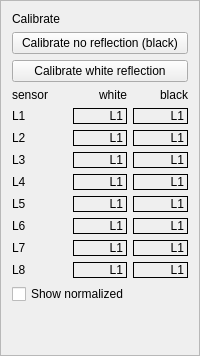
             <widget class="QFrame" name="frame_4">
              <property name="frameShape">
               <enum>QFrame::StyledPanel</enum>
              </property>
              <property name="frameShadow">
               <enum>QFrame::Raised</enum>
              </property>
              <layout class="QGridLayout" name="gridLayout_33">
               <item row="0" column="0" colspan="2">
                <widget class="QLabel" name="label_116">
                 <property name="text">
                  <string>Calibrate</string>
                 </property>
                </widget>
               </item>
               <item row="1" column="0" colspan="3">
                <widget class="QPushButton" name="ls_calibrate_black">
                 <property name="text">
                  <string>Calibrate no reflection (black)</string>
                 </property>
                </widget>
               </item>
               <item row="2" column="0" colspan="3">
                <widget class="QPushButton" name="ls_calibrate_white">
                 <property name="text">
                  <string>Calibrate white reflection</string>
                 </property>
                </widget>
               </item>
               <item row="3" column="0">
                <widget class="QLabel" name="label_214">
                 <property name="text">
                  <string>sensor</string>
                 </property>
                </widget>
               </item>
               <item row="3" column="1">
                <widget class="QLabel" name="label_215">
                 <property name="text">
                  <string>white</string>
                 </property>
                 <property name="alignment">
                  <set>Qt::AlignRight|Qt::AlignTrailing|Qt::AlignVCenter</set>
                 </property>
                </widget>
               </item>
               <item row="3" column="2">
                <widget class="QLabel" name="label_216">
                 <property name="text">
                  <string>black</string>
                 </property>
                 <property name="alignment">
                  <set>Qt::AlignRight|Qt::AlignTrailing|Qt::AlignVCenter</set>
                 </property>
                </widget>
               </item>
               <item row="4" column="0">
                <widget class="QLabel" name="label_206">
                 <property name="text">
                  <string>L1</string>
                 </property>
                </widget>
               </item>
               <item row="4" column="1">
                <widget class="QLabel" name="ls_max_white_1">
                 <property name="frameShape">
                  <enum>QFrame::Panel</enum>
                 </property>
                 <property name="frameShadow">
                  <enum>QFrame::Plain</enum>
                 </property>
                 <property name="text">
                  <string>L1</string>
                 </property>
                 <property name="alignment">
                  <set>Qt::AlignRight|Qt::AlignTrailing|Qt::AlignVCenter</set>
                 </property>
                </widget>
               </item>
               <item row="4" column="2">
                <widget class="QLabel" name="ls_max_black_1">
                 <property name="frameShape">
                  <enum>QFrame::Panel</enum>
                 </property>
                 <property name="frameShadow">
                  <enum>QFrame::Plain</enum>
                 </property>
                 <property name="text">
                  <string>L1</string>
                 </property>
                 <property name="alignment">
                  <set>Qt::AlignRight|Qt::AlignTrailing|Qt::AlignVCenter</set>
                 </property>
                </widget>
               </item>
               <item row="5" column="0">
                <widget class="QLabel" name="label_207">
                 <property name="text">
                  <string>L2</string>
                 </property>
                </widget>
               </item>
               <item row="5" column="1">
                <widget class="QLabel" name="ls_max_white_2">
                 <property name="frameShape">
                  <enum>QFrame::Panel</enum>
                 </property>
                 <property name="frameShadow">
                  <enum>QFrame::Plain</enum>
                 </property>
                 <property name="text">
                  <string>L1</string>
                 </property>
                 <property name="alignment">
                  <set>Qt::AlignRight|Qt::AlignTrailing|Qt::AlignVCenter</set>
                 </property>
                </widget>
               </item>
               <item row="5" column="2">
                <widget class="QLabel" name="ls_max_black_2">
                 <property name="frameShape">
                  <enum>QFrame::Panel</enum>
                 </property>
                 <property name="frameShadow">
                  <enum>QFrame::Plain</enum>
                 </property>
                 <property name="text">
                  <string>L1</string>
                 </property>
                 <property name="alignment">
                  <set>Qt::AlignRight|Qt::AlignTrailing|Qt::AlignVCenter</set>
                 </property>
                </widget>
               </item>
               <item row="6" column="0">
                <widget class="QLabel" name="label_208">
                 <property name="text">
                  <string>L3</string>
                 </property>
                </widget>
               </item>
               <item row="6" column="1">
                <widget class="QLabel" name="ls_max_white_3">
                 <property name="frameShape">
                  <enum>QFrame::Panel</enum>
                 </property>
                 <property name="frameShadow">
                  <enum>QFrame::Plain</enum>
                 </property>
                 <property name="text">
                  <string>L1</string>
                 </property>
                 <property name="alignment">
                  <set>Qt::AlignRight|Qt::AlignTrailing|Qt::AlignVCenter</set>
                 </property>
                </widget>
               </item>
               <item row="6" column="2">
                <widget class="QLabel" name="ls_max_black_3">
                 <property name="frameShape">
                  <enum>QFrame::Panel</enum>
                 </property>
                 <property name="frameShadow">
                  <enum>QFrame::Plain</enum>
                 </property>
                 <property name="text">
                  <string>L1</string>
                 </property>
                 <property name="alignment">
                  <set>Qt::AlignRight|Qt::AlignTrailing|Qt::AlignVCenter</set>
                 </property>
                </widget>
               </item>
               <item row="7" column="0">
                <widget class="QLabel" name="label_209">
                 <property name="text">
                  <string>L4</string>
                 </property>
                </widget>
               </item>
               <item row="7" column="1">
                <widget class="QLabel" name="ls_max_white_4">
                 <property name="frameShape">
                  <enum>QFrame::Panel</enum>
                 </property>
                 <property name="frameShadow">
                  <enum>QFrame::Plain</enum>
                 </property>
                 <property name="text">
                  <string>L1</string>
                 </property>
                 <property name="alignment">
                  <set>Qt::AlignRight|Qt::AlignTrailing|Qt::AlignVCenter</set>
                 </property>
                </widget>
               </item>
               <item row="7" column="2">
                <widget class="QLabel" name="ls_max_black_4">
                 <property name="frameShape">
                  <enum>QFrame::Panel</enum>
                 </property>
                 <property name="frameShadow">
                  <enum>QFrame::Plain</enum>
                 </property>
                 <property name="text">
                  <string>L1</string>
                 </property>
                 <property name="alignment">
                  <set>Qt::AlignRight|Qt::AlignTrailing|Qt::AlignVCenter</set>
                 </property>
                </widget>
               </item>
               <item row="8" column="0">
                <widget class="QLabel" name="label_210">
                 <property name="text">
                  <string>L5</string>
                 </property>
                </widget>
               </item>
               <item row="8" column="1">
                <widget class="QLabel" name="ls_max_white_5">
                 <property name="frameShape">
                  <enum>QFrame::Panel</enum>
                 </property>
                 <property name="frameShadow">
                  <enum>QFrame::Plain</enum>
                 </property>
                 <property name="text">
                  <string>L1</string>
                 </property>
                 <property name="alignment">
                  <set>Qt::AlignRight|Qt::AlignTrailing|Qt::AlignVCenter</set>
                 </property>
                </widget>
               </item>
               <item row="8" column="2">
                <widget class="QLabel" name="ls_max_black_5">
                 <property name="frameShape">
                  <enum>QFrame::Panel</enum>
                 </property>
                 <property name="frameShadow">
                  <enum>QFrame::Plain</enum>
                 </property>
                 <property name="text">
                  <string>L1</string>
                 </property>
                 <property name="alignment">
                  <set>Qt::AlignRight|Qt::AlignTrailing|Qt::AlignVCenter</set>
                 </property>
                </widget>
               </item>
               <item row="9" column="0">
                <widget class="QLabel" name="label_211">
                 <property name="text">
                  <string>L6</string>
                 </property>
                </widget>
               </item>
               <item row="10" column="0">
                <widget class="QLabel" name="label_212">
                 <property name="text">
                  <string>L7</string>
                 </property>
                </widget>
               </item>
               <item row="9" column="1">
                <widget class="QLabel" name="ls_max_white_6">
                 <property name="frameShape">
                  <enum>QFrame::Panel</enum>
                 </property>
                 <property name="frameShadow">
                  <enum>QFrame::Plain</enum>
                 </property>
                 <property name="text">
                  <string>L1</string>
                 </property>
                 <property name="alignment">
                  <set>Qt::AlignRight|Qt::AlignTrailing|Qt::AlignVCenter</set>
                 </property>
                </widget>
               </item>
               <item row="9" column="2">
                <widget class="QLabel" name="ls_max_black_6">
                 <property name="frameShape">
                  <enum>QFrame::Panel</enum>
                 </property>
                 <property name="frameShadow">
                  <enum>QFrame::Plain</enum>
                 </property>
                 <property name="text">
                  <string>L1</string>
                 </property>
                 <property name="alignment">
                  <set>Qt::AlignRight|Qt::AlignTrailing|Qt::AlignVCenter</set>
                 </property>
                </widget>
               </item>
               <item row="10" column="1">
                <widget class="QLabel" name="ls_max_white_7">
                 <property name="frameShape">
                  <enum>QFrame::Panel</enum>
                 </property>
                 <property name="frameShadow">
                  <enum>QFrame::Plain</enum>
                 </property>
                 <property name="text">
                  <string>L1</string>
                 </property>
                 <property name="alignment">
                  <set>Qt::AlignRight|Qt::AlignTrailing|Qt::AlignVCenter</set>
                 </property>
                </widget>
               </item>
               <item row="11" column="0">
                <widget class="QLabel" name="label_213">
                 <property name="text">
                  <string>L8</string>
                 </property>
                </widget>
               </item>
               <item row="10" column="2">
                <widget class="QLabel" name="ls_max_black_7">
                 <property name="frameShape">
                  <enum>QFrame::Panel</enum>
                 </property>
                 <property name="frameShadow">
                  <enum>QFrame::Plain</enum>
                 </property>
                 <property name="text">
                  <string>L1</string>
                 </property>
                 <property name="alignment">
                  <set>Qt::AlignRight|Qt::AlignTrailing|Qt::AlignVCenter</set>
                 </property>
                </widget>
               </item>
               <item row="11" column="2">
                <widget class="QLabel" name="ls_max_black_8">
                 <property name="frameShape">
                  <enum>QFrame::Panel</enum>
                 </property>
                 <property name="frameShadow">
                  <enum>QFrame::Plain</enum>
                 </property>
                 <property name="text">
                  <string>L1</string>
                 </property>
                 <property name="alignment">
                  <set>Qt::AlignRight|Qt::AlignTrailing|Qt::AlignVCenter</set>
                 </property>
                </widget>
               </item>
               <item row="11" column="1">
                <widget class="QLabel" name="ls_max_white_8">
                 <property name="frameShape">
                  <enum>QFrame::Panel</enum>
                 </property>
                 <property name="frameShadow">
                  <enum>QFrame::Plain</enum>
                 </property>
                 <property name="text">
                  <string>L1</string>
                 </property>
                 <property name="alignment">
                  <set>Qt::AlignRight|Qt::AlignTrailing|Qt::AlignVCenter</set>
                 </property>
                </widget>
               </item>
               <item row="13" column="2">
                <spacer name="verticalSpacer">
                 <property name="orientation">
                  <enum>Qt::Vertical</enum>
                 </property>
                 <property name="sizeHint" stdset="0">
                  <size>
                   <width>20</width>
                   <height>40</height>
                  </size>
                 </property>
                </spacer>
               </item>
               <item row="12" column="0" colspan="3">
                <widget class="QCheckBox" name="ls_show_normalized">
                 <property name="toolTip">
                  <string>&lt;html&gt;&lt;head/&gt;&lt;body&gt;&lt;p&gt;If line is not white (bright), then assumed black (dark)&lt;/p&gt;&lt;/body&gt;&lt;/html&gt;</string>
                 </property>
                 <property name="text">
                  <string>Show normalized</string>
                 </property>
                </widget>
               </item>
              </layout>
             </widget>
